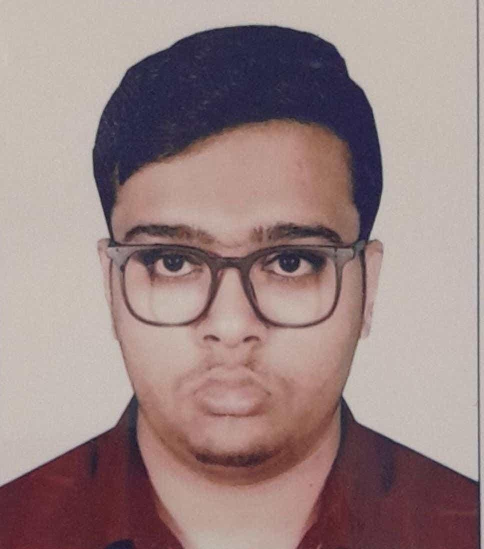
#> input picture backend/sample_data/different_person.jpeg, 968 x 1098 px (shown at 1/2 size)
$ python -i photo_check.py   (imports and definitions only)   (older library calls are emulated)
#> lines starting #> are read from the running program, lines starting #| are printed output that depends on the picture; after the words box and inside, x2 and y2 are one past the last pixel; in counts of white or black regions, pixels touching at a corner belong together
import cv2
import os


# ==================================================
# PHOTO REPLACEMENT DETECTOR
# ==================================================

def analyze_photo_region(image_path: str):
    """
    Analyze the photograph region of a passport.

    This is a heuristic detector designed to identify
    suspicious characteristics around the passport photo.

    It checks:

        1. Whether the image can be loaded
        2. Photo-region dimensions
        3. Sharpness
        4. Edge density
        5. Color variation
        6. Boundary inconsistency

    IMPORTANT:
        These checks do not prove that a photograph
        was replaced. They provide indicators that
        can be combined with other forensic checks.
    """
#> called with image_path = '../../sample_data/different_person.jpeg'

    # ==================================================
    # CHECK FILE
    # ==================================================

    if not os.path.exists(image_path):

        raise FileNotFoundError(
            f"Image not found: {image_path}"
        )

    # ==================================================
    # LOAD IMAGE
    # ==================================================

    image = cv2.imread(
        image_path
    )
#> image is the input picture: shape (1098, 968, 3); mean B, G, R 132.3, 133.2, 154.8

    if image is None:

        raise ValueError(
            f"Could not read image: {image_path}"
        )

    height, width = image.shape[:2]
#> height = 1098; width = 968

    # ==================================================
    # ESTIMATE PASSPORT PHOTO REGION
    # ==================================================

    """
    For the current passport-test layout, the photograph
    is located approximately in the left portion of the
    document.

    We intentionally use a relative region instead of
    hard-coded pixel coordinates so the detector can
    work with different image resolutions.
    """

    x1 = int(width * 0.05)
#> x1 = 48
    x2 = int(width * 0.40)
#> x2 = 387

    y1 = int(height * 0.25)
#> y1 = 274
    y2 = int(height * 0.75)
#> y2 = 823

    photo = image[
        y1:y2,
        x1:x2
    ]
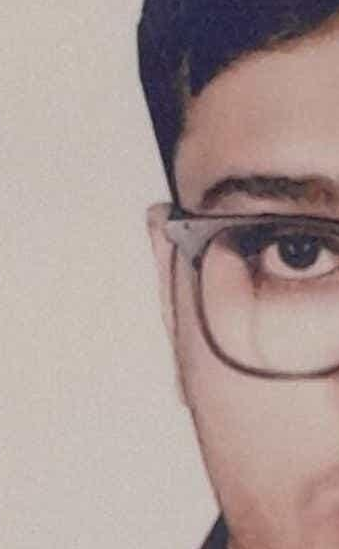
#> photo: shape (549, 339, 3); mean B, G, R 150.8, 154.7, 172.2

    if photo.size == 0:

        raise ValueError(
            "Could not extract passport photo region."
        )

    # ==================================================
    # PHOTO INFORMATION
    # ==================================================

    photo_height, photo_width = photo.shape[:2]
#> photo_height = 549; photo_width = 339

    # ==================================================
    # GRAYSCALE
    # ==================================================

    gray = cv2.cvtColor(
        photo,
        cv2.COLOR_BGR2GRAY
    )
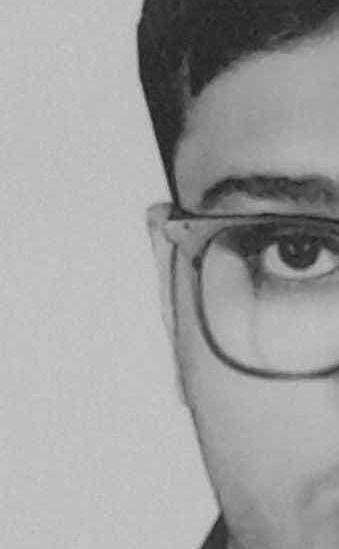
#> gray: shape (549, 339); min 24, max 205, mean 159.5

    # ==================================================
    # SHARPNESS
    # ==================================================

    laplacian = cv2.Laplacian(
        gray,
        cv2.CV_64F
    )
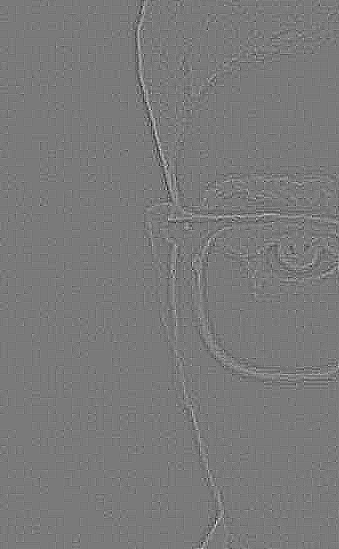
#> laplacian: shape (549, 339) float64; min -71, max 77, mean 0; drawn with min black and max white

    sharpness = laplacian.var()
#> sharpness = 26.3

    # ==================================================
    # EDGE DENSITY
    # ==================================================

    edges = cv2.Canny(
        gray,
        100,
        200
    )
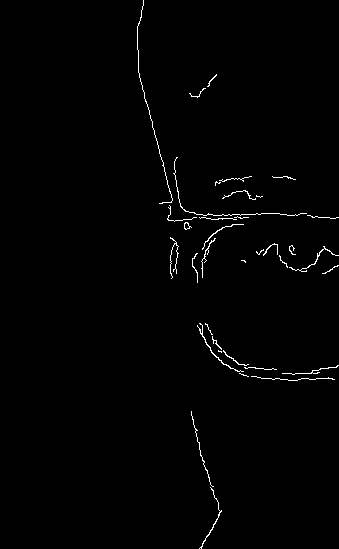
#> edges: shape (549, 339); 0.96% white in thin lines or dots, all inside (x1, y1, x2, y2) = (137, 0, 339, 549)

    edge_pixels = cv2.countNonZero(
        edges
    )
#> edge_pixels = 1786

    total_pixels = (
        photo_width *
        photo_height
    )
#> total_pixels = 186111

    edge_ratio = (
        edge_pixels / total_pixels
        if total_pixels > 0
        else 0
    )
#> edge_ratio = 0.0096

    # ==================================================
    # COLOR VARIATION
    # ==================================================

    color_std = cv2.meanStdDev(
        photo
    )[1]
#> color_std = [41.25, 47.16, 46.36]

    color_variation = float(
        color_std.mean()
    )
#> color_variation = 44.92

    # ==================================================
    # BOUNDARY ANALYSIS
    # ==================================================

    """
    A replaced photograph may produce an unusual
    boundary between the photograph and the surrounding
    passport background.

    We compare edge activity near the four borders
    of the estimated photo region.
    """

    border_size = max(
        2,
        int(min(
            photo_width,
            photo_height
        ) * 0.05)
    )
#> border_size = 16

    top_border = gray[
        :border_size,
        :
    ]

    bottom_border = gray[
        -border_size:,
        :
    ]

    left_border = gray[
        :,
        :border_size
    ]

    right_border = gray[
        :,
        -border_size:
    ]

    def border_edge_ratio(region):

        if region.size == 0:
            return 0.0

        border_edges = cv2.Canny(
            region,
            100,
            200
        )

        return (
            cv2.countNonZero(
                border_edges
            )
            /
            region.size
        )

    top_ratio = border_edge_ratio(
        top_border
    )
#> top_ratio = 0.00295

    bottom_ratio = border_edge_ratio(
        bottom_border
    )
#> bottom_ratio = 0.00461

    left_ratio = border_edge_ratio(
        left_border
    )
#> left_ratio = 0

    right_ratio = border_edge_ratio(
        right_border
    )
#> right_ratio = 0.00877

    boundary_score = (
        top_ratio +
        bottom_ratio +
        left_ratio +
        right_ratio
    ) / 4
#> boundary_score = 0.00408

    # ==================================================
    # HEURISTIC PHOTO SCORE
    # ==================================================

    photo_score = 0.0

    reasons = []

    # --------------------------------------------------
    # SHARPNESS
    # --------------------------------------------------

    if sharpness < 300:

     photo_score += 25

     reasons.append(
        "Photo region is significantly smoother than expected"
    )

    elif sharpness < 500:

      photo_score += 10

      reasons.append(
        "Photo region has moderately reduced sharpness"
    )

    elif sharpness > 1500:

     photo_score += 15

     reasons.append(
        "Unusually high sharpness in photo region"
    )

# --------------------------------------------------
# EDGE DENSITY
# --------------------------------------------------

    if edge_ratio < 0.015:

      photo_score += 20

      reasons.append(
        "Unusually low edge density in photo region"
    )

    elif edge_ratio > 0.20:

      photo_score += 15

      reasons.append(
        "High edge density in photo region"
    )

    # --------------------------------------------------
    # COLOR VARIATION
    # --------------------------------------------------

    if color_variation > 70:

        photo_score += 10

        reasons.append(
            "Unusual color variation in photo region"
        )

    # --------------------------------------------------
    # BOUNDARY
    # --------------------------------------------------

    if boundary_score > 0.20:

        photo_score += 25

        reasons.append(
            "Strong boundary discontinuity around photo"
        )

    # ==================================================
    # LIMIT SCORE
    # ==================================================

    photo_score = min(
        photo_score,
        100
    )

    # ==================================================
    # STATUS
    # ==================================================

    if photo_score >= 60:

        status = "HIGH_RISK"

    elif photo_score >= 30:

        status = "SUSPICIOUS"

    else:

        status = "LOW_RISK"

    # ==================================================
    # RESULT
    # ==================================================

    return {

        "image": image_path,

        "photoRegion": {

            "x": x1,

            "y": y1,

            "width": x2 - x1,

            "height": y2 - y1
        },

        "analysis": {

            "sharpness": round(
                sharpness,
                2
            ),

            "edgeRatio": round(
                edge_ratio,
                4
            ),

            "colorVariation": round(
                color_variation,
                2
            ),

            "boundaryScore": round(
                boundary_score,
                4
            )
        },

        "photoReplacementScore": round(
            photo_score,
            2
        ),

        "status": status,

        "reasons": reasons
    }

>>> result = analyze_photo_region('../../sample_data/different_person.jpeg')
#> result = 6 items

$ run again, on backend/sample_data/passport_face.png
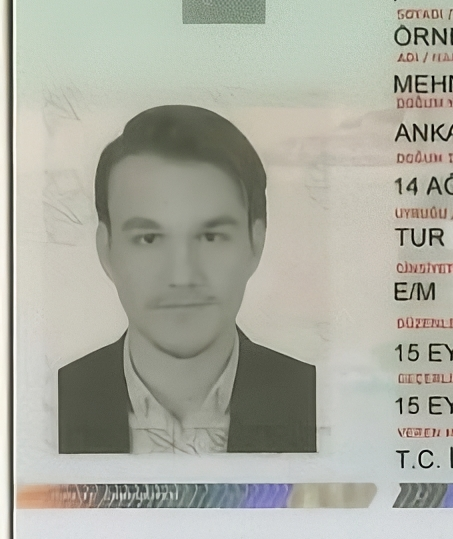
#> input picture backend/sample_data/passport_face.png, 453 x 539 px
#> in analyze_photo_region, image is the input picture: shape (539, 453, 3); mean B, G, R 161.6, 172.9, 171.6
#> in analyze_photo_region, `laplacian = cv2.Laplacian( gray, cv2.CV_64F )`:
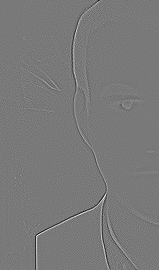
#> laplacian: shape (270, 159) float64; min -169, max 185, mean 0; drawn with min black and max white
#> sharpness = 163
#> in analyze_photo_region, `edges = cv2.Canny( gray, 100, 200 )`:
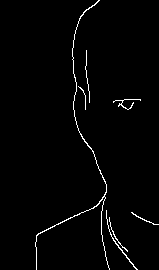
#> edges: shape (270, 159); 1.8% white in thin lines or dots, all inside (x1, y1, x2, y2) = (35, 0, 159, 270)
#> edge_pixels = 759
#> edge_ratio = 0.0177
#> color_std = [42.07, 41, 42.8]
#> color_variation = 41.96
#> top_ratio = 0.0135
#> bottom_ratio = 0.0243
#> left_ratio = 0
#> right_ratio = 0.00423
#> boundary_score = 0.0105
#> result = 6 items
